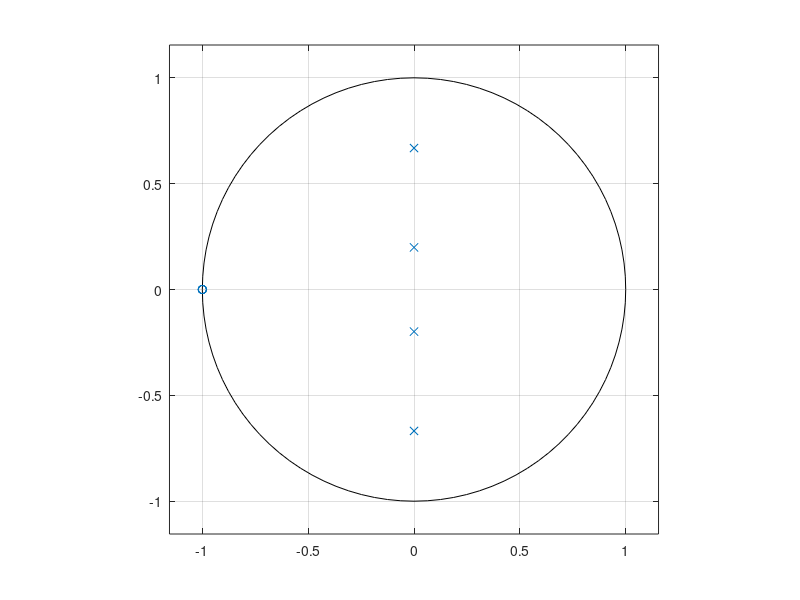

The MATLAB source for this figure: (Note: this script raises an error after producing the figure.)
close all
clear
clc


Fe = 1;
Te = 1/Fe;
Thetac = 0.5;

%a
[bz,az] = butter(4,Thetac,'low');

%b
wc = 2 * tan(Thetac*pi/2);

%c
[bs,as] = butter(4,wc,'low','s');

%d
[bd,ad] = bilinear(bs,as,Fe);

%e
figure
zplane(bz,az)
figure
pzmap(bs,as)

%f
[Hz,wz] = freqz(bz,az);
[Hd,wd] = freqz(bd,ad);
[Hs,ws] = freqs(bs,as);

figure
plot(2 * tan(wz/2),db(abs(Hz)))
hold on
plot(2 * tan(wd/2),db(abs(Hd)))
plot(ws,db(abs(Hs)))

axis([0,10,-80,10])


